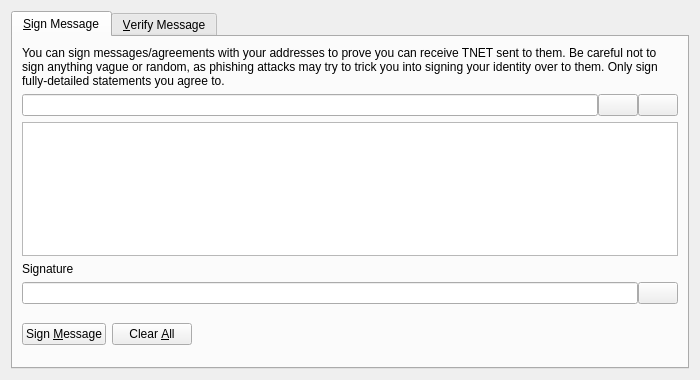
<?xml version="1.0" encoding="UTF-8"?>
<ui version="4.0">
 <class>SignVerifyMessageDialog</class>
 <widget class="QDialog" name="SignVerifyMessageDialog">
  <property name="geometry">
   <rect>
    <x>0</x>
    <y>0</y>
    <width>700</width>
    <height>380</height>
   </rect>
  </property>
  <property name="windowTitle">
   <string>Signatures - Sign / Verify a Message</string>
  </property>
  <property name="modal">
   <bool>true</bool>
  </property>
  <layout class="QVBoxLayout" name="verticalLayout">
   <item>
    <widget class="QTabWidget" name="tabWidget">
     <property name="currentIndex">
      <number>0</number>
     </property>
     <widget class="QWidget" name="tabSignMessage">
      <attribute name="title">
       <string>&amp;Sign Message</string>
      </attribute>
      <layout class="QVBoxLayout" name="verticalLayout_SM">
       <item>
        <widget class="QLabel" name="infoLabel_SM">
         <property name="text">
          <string>You can sign messages/agreements with your addresses to prove you can receive TNET sent to them. Be careful not to sign anything vague or random, as phishing attacks may try to trick you into signing your identity over to them. Only sign fully-detailed statements you agree to.</string>
         </property>
         <property name="textFormat">
          <enum>Qt::PlainText</enum>
         </property>
         <property name="wordWrap">
          <bool>true</bool>
         </property>
        </widget>
       </item>
       <item>
        <layout class="QHBoxLayout" name="horizontalLayout_1_SM">
         <property name="spacing">
          <number>0</number>
         </property>
         <item>
          <widget class="QValidatedLineEdit" name="addressIn_SM">
           <property name="toolTip">
            <string>Bitcoin Clashic address to sign the message with</string>
           </property>
          </widget>
         </item>
         <item>
          <widget class="QPushButton" name="addressBookButton_SM">
           <property name="toolTip">
            <string>Choose previously used address</string>
           </property>
           <property name="text">
            <string/>
           </property>
           <property name="icon">
            <iconset resource="../bitcoin.qrc">
             <normaloff>:/icons/address-book</normaloff>:/icons/address-book</iconset>
           </property>
           <property name="shortcut">
            <string>Alt+A</string>
           </property>
           <property name="autoDefault">
            <bool>false</bool>
           </property>
          </widget>
         </item>
         <item>
          <widget class="QPushButton" name="pasteButton_SM">
           <property name="toolTip">
            <string>Paste address from clipboard</string>
           </property>
           <property name="text">
            <string/>
           </property>
           <property name="icon">
            <iconset resource="../bitcoin.qrc">
             <normaloff>:/icons/editpaste</normaloff>:/icons/editpaste</iconset>
           </property>
           <property name="shortcut">
            <string>Alt+P</string>
           </property>
           <property name="autoDefault">
            <bool>false</bool>
           </property>
          </widget>
         </item>
        </layout>
       </item>
       <item>
        <widget class="QPlainTextEdit" name="messageIn_SM">
         <property name="toolTip">
          <string>Enter the message you want to sign here</string>
         </property>
        </widget>
       </item>
       <item>
        <widget class="QLabel" name="signatureLabel_SM">
         <property name="text">
          <string>Signature</string>
         </property>
         <property name="textFormat">
          <enum>Qt::PlainText</enum>
         </property>
        </widget>
       </item>
       <item>
        <layout class="QHBoxLayout" name="horizontalLayout_2_SM">
         <property name="spacing">
          <number>0</number>
         </property>
         <item>
          <widget class="QLineEdit" name="signatureOut_SM">
           <property name="font">
            <font>
             <italic>true</italic>
            </font>
           </property>
           <property name="readOnly">
            <bool>true</bool>
           </property>
          </widget>
         </item>
         <item>
          <widget class="QPushButton" name="copySignatureButton_SM">
           <property name="toolTip">
            <string>Copy the current signature to the system clipboard</string>
           </property>
           <property name="text">
            <string/>
           </property>
           <property name="icon">
            <iconset resource="../bitcoin.qrc">
             <normaloff>:/icons/editcopy</normaloff>:/icons/editcopy</iconset>
           </property>
           <property name="autoDefault">
            <bool>false</bool>
           </property>
          </widget>
         </item>
        </layout>
       </item>
       <item>
        <layout class="QHBoxLayout" name="horizontalLayout_3_SM">
         <item>
          <widget class="QPushButton" name="signMessageButton_SM">
           <property name="toolTip">
            <string>Sign the message to prove you own this Bitcoin Clashic address</string>
           </property>
           <property name="text">
            <string>Sign &amp;Message</string>
           </property>
           <property name="icon">
            <iconset resource="../bitcoin.qrc">
             <normaloff>:/icons/edit</normaloff>:/icons/edit</iconset>
           </property>
           <property name="autoDefault">
            <bool>false</bool>
           </property>
          </widget>
         </item>
         <item>
          <widget class="QPushButton" name="clearButton_SM">
           <property name="toolTip">
            <string>Reset all sign message fields</string>
           </property>
           <property name="text">
            <string>Clear &amp;All</string>
           </property>
           <property name="icon">
            <iconset resource="../bitcoin.qrc">
             <normaloff>:/icons/remove</normaloff>:/icons/remove</iconset>
           </property>
           <property name="autoDefault">
            <bool>false</bool>
           </property>
          </widget>
         </item>
         <item>
          <spacer name="horizontalSpacer_1_SM">
           <property name="orientation">
            <enum>Qt::Horizontal</enum>
           </property>
           <property name="sizeHint" stdset="0">
            <size>
             <width>40</width>
             <height>48</height>
            </size>
           </property>
          </spacer>
         </item>
         <item>
          <widget class="QLabel" name="statusLabel_SM">
           <property name="font">
            <font>
             <weight>75</weight>
             <bold>true</bold>
            </font>
           </property>
           <property name="text">
            <string/>
           </property>
           <property name="wordWrap">
            <bool>true</bool>
           </property>
          </widget>
         </item>
         <item>
          <spacer name="horizontalSpacer_2_SM">
           <property name="orientation">
            <enum>Qt::Horizontal</enum>
           </property>
           <property name="sizeHint" stdset="0">
            <size>
             <width>40</width>
             <height>48</height>
            </size>
           </property>
          </spacer>
         </item>
        </layout>
       </item>
      </layout>
     </widget>
     <widget class="QWidget" name="tabVerifyMessage">
      <attribute name="title">
       <string>&amp;Verify Message</string>
      </attribute>
      <layout class="QVBoxLayout" name="verticalLayout_VM">
       <item>
        <widget class="QLabel" name="infoLabel_VM">
         <property name="text">
          <string>Enter the receiver's address, message (ensure you copy line breaks, spaces, tabs, etc. exactly) and signature below to verify the message. Be careful not to read more into the signature than what is in the signed message itself, to avoid being tricked by a man-in-the-middle attack. Note that this only proves the signing party receives with the address, it cannot prove sendership of any transaction!</string>
         </property>
         <property name="textFormat">
          <enum>Qt::PlainText</enum>
         </property>
         <property name="alignment">
          <set>Qt::AlignLeading|Qt::AlignLeft|Qt::AlignTop</set>
         </property>
         <property name="wordWrap">
          <bool>true</bool>
         </property>
        </widget>
       </item>
       <item>
        <layout class="QHBoxLayout" name="horizontalLayout_1_VM">
         <property name="spacing">
          <number>0</number>
         </property>
         <item>
          <widget class="QValidatedLineEdit" name="addressIn_VM">
           <property name="toolTip">
            <string>Bitcoin Clashic address the message was signed with</string>
           </property>
          </widget>
         </item>
         <item>
          <widget class="QPushButton" name="addressBookButton_VM">
           <property name="toolTip">
            <string>Choose previously used address</string>
           </property>
           <property name="text">
            <string/>
           </property>
           <property name="icon">
            <iconset resource="../bitcoin.qrc">
             <normaloff>:/icons/address-book</normaloff>:/icons/address-book</iconset>
           </property>
           <property name="shortcut">
            <string>Alt+A</string>
           </property>
           <property name="autoDefault">
            <bool>false</bool>
           </property>
          </widget>
         </item>
        </layout>
       </item>
       <item>
        <widget class="QPlainTextEdit" name="messageIn_VM"/>
       </item>
       <item>
        <widget class="QValidatedLineEdit" name="signatureIn_VM"/>
       </item>
       <item>
        <layout class="QHBoxLayout" name="horizontalLayout_2_VM">
         <item>
          <widget class="QPushButton" name="verifyMessageButton_VM">
           <property name="toolTip">
            <string>Verify the message to ensure it was signed with the specified Bitcoin Clashic address</string>
           </property>
           <property name="text">
            <string>Verify &amp;Message</string>
           </property>
           <property name="icon">
            <iconset resource="../bitcoin.qrc">
             <normaloff>:/icons/transaction_0</normaloff>:/icons/transaction_0</iconset>
           </property>
           <property name="autoDefault">
            <bool>false</bool>
           </property>
          </widget>
         </item>
         <item>
          <widget class="QPushButton" name="clearButton_VM">
           <property name="toolTip">
            <string>Reset all verify message fields</string>
           </property>
           <property name="text">
            <string>Clear &amp;All</string>
           </property>
           <property name="icon">
            <iconset resource="../bitcoin.qrc">
             <normaloff>:/icons/remove</normaloff>:/icons/remove</iconset>
           </property>
           <property name="autoDefault">
            <bool>false</bool>
           </property>
          </widget>
         </item>
         <item>
          <spacer name="horizontalSpacer_1_VM">
           <property name="orientation">
            <enum>Qt::Horizontal</enum>
           </property>
           <property name="sizeHint" stdset="0">
            <size>
             <width>40</width>
             <height>48</height>
            </size>
           </property>
          </spacer>
         </item>
         <item>
          <widget class="QLabel" name="statusLabel_VM">
           <property name="font">
            <font>
             <weight>75</weight>
             <bold>true</bold>
            </font>
           </property>
           <property name="text">
            <string/>
           </property>
           <property name="wordWrap">
            <bool>true</bool>
           </property>
          </widget>
         </item>
         <item>
          <spacer name="horizontalSpacer_2_VM">
           <property name="orientation">
            <enum>Qt::Horizontal</enum>
           </property>
           <property name="sizeHint" stdset="0">
            <size>
             <width>40</width>
             <height>48</height>
            </size>
           </property>
          </spacer>
         </item>
        </layout>
       </item>
      </layout>
     </widget>
    </widget>
   </item>
  </layout>
 </widget>
 <customwidgets>
  <customwidget>
   <class>QValidatedLineEdit</class>
   <extends>QLineEdit</extends>
   <header>qvalidatedlineedit.h</header>
  </customwidget>
 </customwidgets>
 <resources>
  <include location="../bitcoin.qrc"/>
 </resources>
 <connections/>
</ui>
